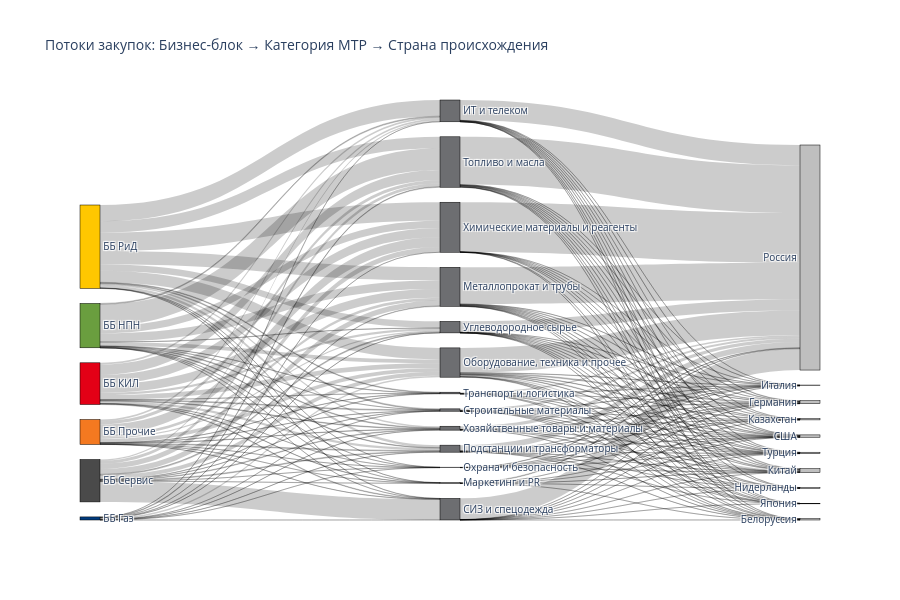

Source (notebook cell):
### Code cell
blocks = sankey_data["БизнесБлок"].unique().tolist()
cats = sankey_data["Категория"].unique().tolist()
countries = sankey_data["СтранаПроисхождения"].unique().tolist()

nodes = blocks + cats + countries
node_index = {n: i for i, n in enumerate(nodes)}

sources = []
targets = []
values = []

for _, row in (
    sankey_data.groupby(["БизнесБлок", "Категория"])["Сумма"]
    .sum()
    .reset_index()
    .iterrows()
):
    sources.append(node_index[row["БизнесБлок"]])
    targets.append(node_index[row["Категория"]])
    values.append(round(row["Сумма"] / 1e6, 2))

for _, row in (
    sankey_data.groupby(["Категория", "СтранаПроисхождения"])["Сумма"]
    .sum()
    .reset_index()
    .iterrows()
):
    sources.append(node_index[row["Категория"]])
    targets.append(node_index[row["СтранаПроисхождения"]])
    values.append(round(row["Сумма"] / 1e6, 2))

block_colors = [PALETTE[i % len(PALETTE)] for i in range(len(blocks))]
cat_colors = ["#6D6E71"] * len(cats)
country_colors = ["#BFBFBF"] * len(countries)
node_colors = block_colors + cat_colors + country_colors

fig = go.Figure(
    data=[
        go.Sankey(
            node=dict(
                pad=15,
                thickness=20,
                line=dict(color="black", width=0.5),
                label=nodes,
                color=node_colors,
            ),
            link=dict(source=sources, target=targets, value=values),
        )
    ]
)

fig.update_layout(
    title_text="Потоки закупок: Бизнес-блок → Категория МТР → Страна происхождения",
    font_size=10,
    height=600,
)
# fig.write_image("../images/Figure_9.png", width=1200, height=700, scale=2)
fig.show()

### Figure 1 — Plotly figure (JSON) as saved in the notebook; plotly's stock layout.template omitted (floating-point values rounded to 4 significant figures; data arrays with more than 128 entries replaced by an {"elided": "..."} marker saying what was removed)
{"data": [{"link": {"source": {"elided": "196 int values"}, "target": {"elided": "196 int values"}, "value": {"elided": "196 float values"}}, "node": {"color": ["#003B7E", "#E30016", "#6A9E3F", "#F47920", "#FFC700", "#4A4A4A", "#6D6E71", "#6D6E71", "#6D6E71", "#6D6E71", "#6D6E71", "#6D6E71", "#6D6E71", "#6D6E71", "#6D6E71", "#6D6E71", "#6D6E71", "#6D6E71", "#6D6E71", "#BFBFBF", "#BFBFBF", "#BFBFBF", "#BFBFBF", "#BFBFBF", "#BFBFBF", "#BFBFBF", "#BFBFBF", "#BFBFBF", "#BFBFBF"], "label": ["ББ Газ", "ББ КИЛ", "ББ НПН", "ББ Прочие", "ББ РиД", "ББ Сервис", "ИТ и телеком", "Металлопрокат и трубы", "Оборудование, техника и прочее", "Охрана и безопасность", "Подстанции и трансформаторы", "СИЗ и спецодежда", "Строительные материалы", "Топливо и масла", "Углеводородное сырье", "Химические материалы и реагенты", "Хозяйственные товары и материалы", "Маркетинг и PR", "Транспорт и логистика", "Белоруссия", "Германия", "Казахстан", "Россия", "США", "Турция", "Китай", "Нидерланды", "Италия", "Япония"], "line": {"color": "black", "width": 0.5}, "pad": 15, "thickness": 20}, "type": "sankey"}], "layout": {"font": {"size": 10}, "height": 600, "title": {"text": "Потоки закупок: Бизнес-блок → Категория МТР → Страна происхождения"}}}
